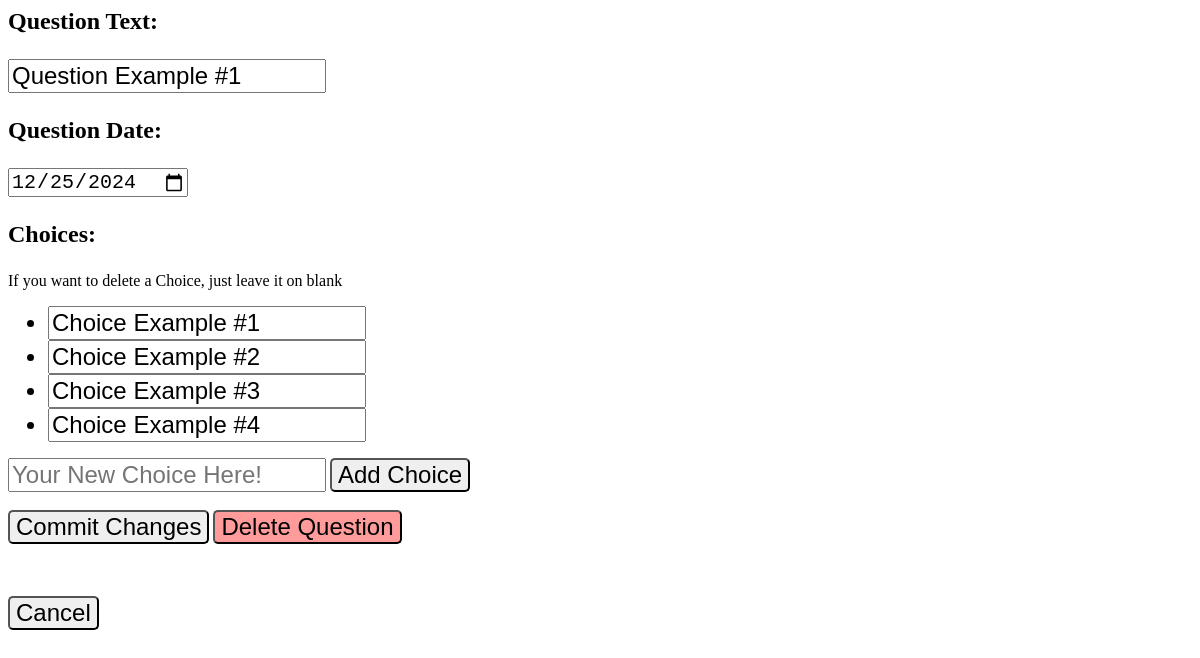
The app's page /polls/22/UpdateQuestion with its own data.
### polls/models.py (models this page shows, shortened)
class Question(models.Model):
    question_text=models.CharField(max_length=200)
    pub_date=models.DateTimeField("date published")

class Choice(models.Model):
    question=models.ForeignKey(Question,on_delete=models.CASCADE)
    choice_text=models.CharField(max_length=200)
    votes=models.IntegerField(default=0)

### polls/views.py (the view)
# urls.py: path("<int:pk>/UpdateQuestion", views.UpdateQuestion.as_view(), name="updateQuestion"),
class UpdateQuestion(generic.DetailView):
    model=Question
    template_name="polls/update_question.html"

### polls/templates/polls/update_question.html (shortened to what this page needs)
{% load static %}
<link rel="stylesheet" href="{% static 'polls/style.css' %}">
<!DOCTYPE html>
<html lang="en">
<head>
</head>
<body>
    <form action="{% url 'polls:putQuestion' question.id %}" method="post">
        <h3>Question Text:</h3><input type="text" name="question_text" value="{{ question.question_text }}">
        <h3>Question Date:</h3><input type="date" name="pub_date" value="{{ question.pub_date|date:'Y-m-d' }}">
        <h3>Choices: </h3>
        <p>If you want to delete a Choice, just leave it on blank</p>
            <ul id="choice-list">
                {% for choice in question.choice_set.all %}
                <li><input name= "choice_text" type="text" value="{{choice.choice_text}}"></li>
                {% endfor %}
            </ul>
        <input type="text" name="question_choice" id="choice_text_input" placeholder="Your New Choice Here!">
        <button type="button" id="addChoice">Add Choice</button>
        <br><br>
        <button type="submit" value="Update" name="action">Commit Changes</button>
        <button type="submit" value="Delete" name="action" onclick="return confirmDelete()" class="deleteButton">Delete Question</button>
    </form>
    <br><br>
    <button type="button" onclick="window.location.href='{% url 'polls:index' %}'" >Cancel</button>
</body>
</html>

### polls/static/polls/style.css (style rules this page uses)
button { border-radius: 5px; cursor: pointer; font-size: x-large; }
button.deleteButton { background-color: rgb(255, 155, 155); }
h3 { font-size: x-large; }
input { font-size: x-large; }
li { font-size: x-large; }

### records on screen
Question: question_text "Question Example #1", pub_date "12/25/2024"
Choice: choice_text "Choice Example #1"
Choice: choice_text "Choice Example #2"
Choice: choice_text "Choice Example #3"
Choice: choice_text "Choice Example #4"
